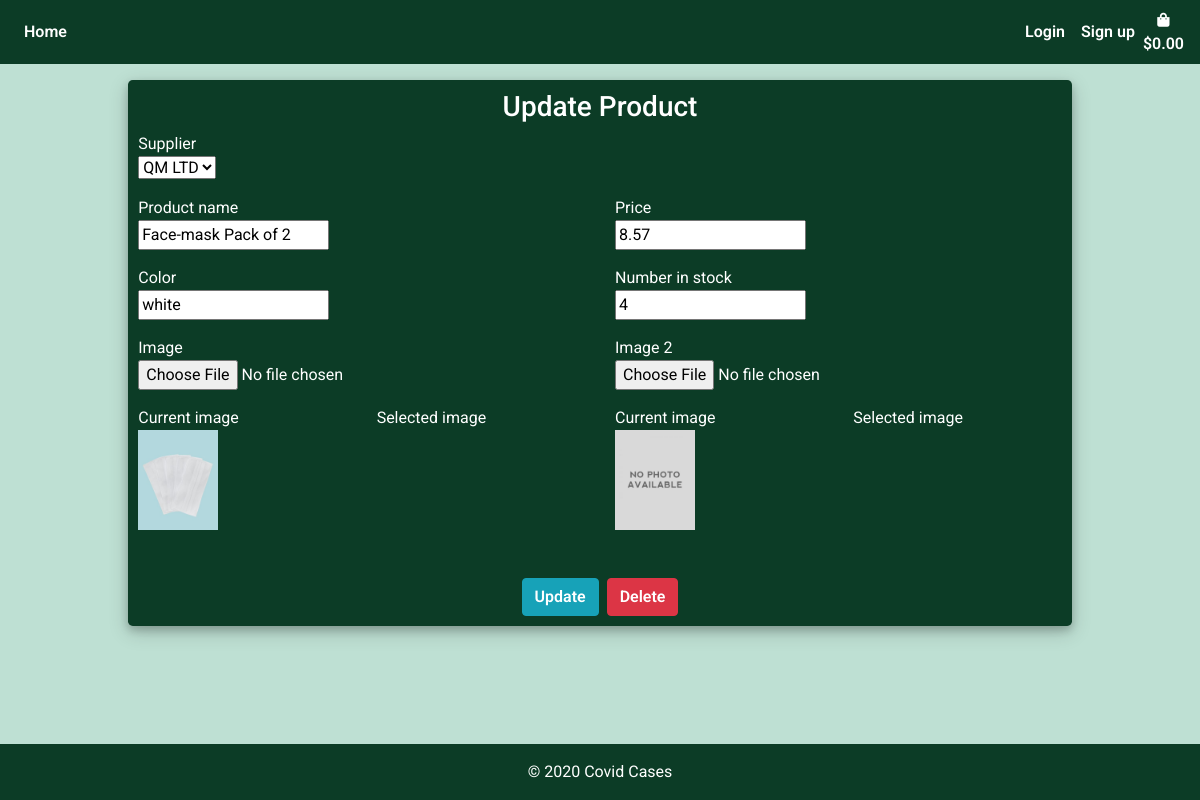
The page /update/9/ on the database as committed earlier.
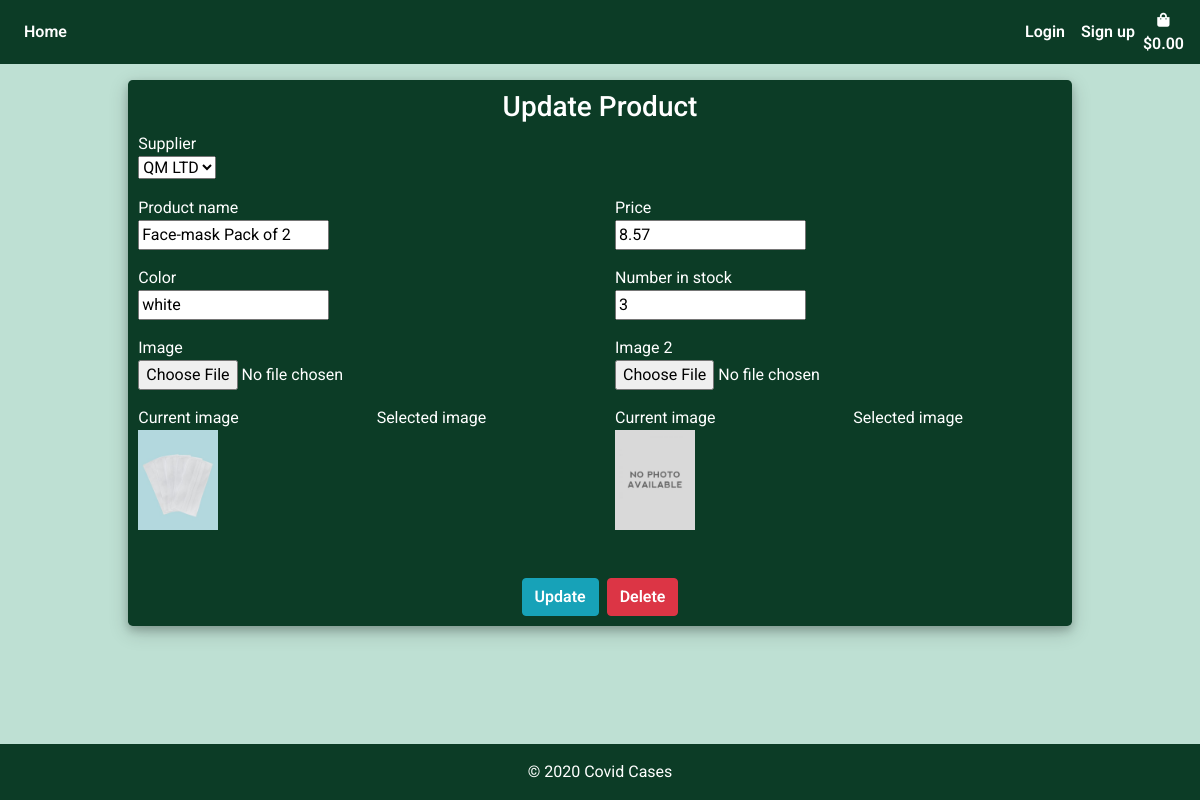
The same page on the database as committed later.
### products/models.py (models this page shows, shortened)
class Product(models.Model):
    product_name = models.CharField(max_length=settings.CONST_PROFILE_ATTR)
    color = models.CharField(max_length=settings.CONST_PROFILE_ATTR)
    price = models.DecimalField(max_digits=6, decimal_places=2)
    image = ResizedImageField(size=[400, 500], crop=['middle', 'center'],quality=100, upload_to='', default='noimage.jpeg')
    image_2 = ResizedImageField(size=[400, 500], crop=['middle', 'center'],quality=100, upload_to='', default='noimage.jpeg', null=True)
    number_in_stock = models.IntegerField(null=True , editable=True, default=0)
    is_active = models.BooleanField(default=True, null=True)
    created_by = models.CharField(max_length=settings.CONST_PROFILE_ATTR, null=True)
    created_date = models.TimeField(auto_now_add=True, null=True)
    supplier = models.ForeignKey(Supplier, on_delete=models.CASCADE, null=True)
    is_deleted = models.BooleanField(default=False, null=True)

### products/views.py (the view)
# urls.py: path('update/<int:id>/', views.update_product, name="update_product"),
def update_product(request, id):
    product = Product.objects.get(id=id)
    if request.method == "POST":
        form = ProductForm(request.POST, request.FILES, instance=product)
        if form.is_valid():
            form.save()
            return redirect(reverse("products"))
    else:
        form = ProductForm(request.POST or None, instance=product)
    context = {
        "form": form,
        "product": product,
    }
    return render(request, "products/products_form.html", context)

### products/forms.py
class ProductForm(forms.ModelForm):
    image = forms.ImageField(required=False, widget=forms.FileInput)
    image_2 = forms.ImageField(required=False, widget=forms.FileInput)
    supplier = forms.ModelChoiceField(queryset=Supplier.objects.all(), label='Supplier', widget=forms.Select)
    class Meta:
        model = Product
        fields = ["product_name", "color",
        "price","image", "image_2", "number_in_stock", "supplier"]
    def __init__(self, *args, **kwargs):
        super(ProductForm, self).__init__(*args, **kwargs)
        for fieldname in ["product_name", "color",
        "price","image", "image_2", "number_in_stock", "supplier"]:
            self.fields[fieldname].helper = FormHelper()

### products/models.py (called while the page is built)
    def __str__(self):
        return self.supplier_name

### products/templates/products/products_form.html (shortened to what this page needs)
{% extends 'base.html'%}
{% load static %}
{% load crispy_forms_tags %}
{% block content %}
    <div class="container h-100 mt-3">
		<div class="justify-content-center h-100">
			<div class="product_card">
				<div class="justify-content-center">
					{% if product %}
                        <h3 class="text-center">Update Product</h3>
                    {% else %}
                        <h3 class="text-center">Add Product</h3>
                    {% endif %}
				</div>
				<div class="justify-content-center form_container">
					<form class="form-group mx-auto" method="POST" action="" enctype="multipart/form-data">
                            <div class="row">
                                <div class="col-md-6 mb-3">
                                    {{ form.supplier.label }}
                                    <br>
                                    {{ form.supplier }}
                                </div>
                            </div>
                            <div class="row">
                                <div class="col-md-6 mb-3">
                                    {{ form.product_name.label }}
                                    <br>
                                    {{ form.product_name }}
                                </div>
                                <div class="col-md-6 mb-3">
                                    {{ form.price.label }}
                                    <br>
                                    {{ form.price }}
                                </div>
                            </div>
                            <div class="row">
                                <div class="col-md-6 mb-3">
                                    {{ form.color.label }}
                                    <br>
                                    {{ form.color }}
                                </div>
                                <div class="col-md-6 mb-3">
                                    {{ form.number_in_stock.label }}
                                    <br>
                                    {{ form.number_in_stock }}
                                </div>
                            </div>
                            <div class="row">
                                <div class="col-md-6 mb-3">
                                    {{ form.image.label }}
                                    <br>
                                    {{ form.image }}
                                </div>
                                <div class="col-md-6 mb-3">
                                    {{ form.image_2.label }}
                                    <br>
                                    {{ form.image_2 }}
                                </div>
                            </div>
                            <div class="row">
                                <div class="col-md-3 mb-3">
                                    <h8>Current image</h8>
                                    <br>
                                    <img class="img-fluid" style="height:6.25rem;" src="{{ form.instance.image.url }}" />
                                </div>
                                <div class="col-md-2  mb-3">
                                    <h8>Selected image</h8>
                                    <br>
                                </div>
                                <div class="col-md-3 mb-3 offset-md-1">
                                    <h8>Current image</h8>
                                    <br>
                                    <img class="img-fluid" style="height:6.25rem;" src="{{ form.instance.image_2.url }}" />
                                </div>
                                <div class="col-md-2 mb-3">
                                    <h8>Selected image</h8>
                                    <br>
                                </div>
                            </div>
                            <div class="row">
                            </div>
						</div>
                        <div class="d-flex justify-content-center mt-3 product_container">
                            {% if product %}
                                <button class="btn btn-info" type="submit">Update</button>
                                <a class="btn btn-danger ml-2" data-toggle="modal" data-target="#deleteProduct">Delete</a>
                            {% else %}
                                <button class="btn btn-success" type="submit">Add Product</button>
                            {% endif %}
                        </div>
				</div>
		</div>
	</div>
{% endblock %}

### templates/base.html (shortened to what this page needs)
{% load static %}
<!DOCTYPE html>
<html lang="en">
<head>
    {% block corecss %}
    <link rel="stylesheet" href="https://stackpath.bootstrapcdn.com/bootstrap/4.5.2/css/bootstrap.min.css"
>
    <link rel="stylesheet" href="https://use.fontawesome.com/releases/v5.6.1/css/all.css">
    <link rel="stylesheet" href="{% static 'css/base.css' %}">
    {% endblock %}
</head>
<body>
    <nav class="navbar navbar-expand-md navbar-light navbar-bg" style="height:100%;">
        <div class="collapse navbar-collapse" id="navbarCollapse">
            <div class="navbar-nav">
                <a href="{% url 'products' %}" class="nav-item nav-link active">Home</a>
            </div>
            <div class="navbar-nav ml-auto">
                {% if user.is_authenticated %}
                    <span class="nav-item hello-msg">Hello, {{ request.user.first_name }}</span>
                    <a href="{% url 'logout_user' %}" class="nav-item nav-link">Logout</a>
                {% else %}
                    <a href="{% url 'login_page' %}" class="nav-item nav-link">Login</a>
                    <a href="{% url 'sign_up' %}" class="nav-item nav-link">Sign up</a>
                {% endif%}
                <a class="d-none d-md-inline-block d-lg-inline-block d-xl-inline-block {% if grand_total %} font-weight-bold{% else %}text-black{% endif %} nav-link nav-item"
                        href="{% url 'view_bag' %}" style="padding:0;">
                        <div class="text-center ">
                            <div><i class="fas fa-shopping-bag fa-sm"></i></div>
                            <p class="mt-0 px-0" style="margin:0;">
                                {% if request.session.grand_total %}
                                    ${{ request.session.grand_total |floatformat:2 }}
                                {% else %}
                                    $0.00
                                {% endif %}
                            </p>
                        </div>
                    </a>
            </div>
        </div>
    </nav>
    {% block content %}
    {% endblock%}
    <footer class="page-footer font-small fixed-bottom">
        <div class="footer-copyright text-center py-3">
            © 2020 <span>Covid Cases</span>
        </div>
    </footer>
</body>
</html>

### static/css/base.css (style rules this page uses)
body { background-color: #bee0d3; color: #0C3C26; font-family: 'Roboto', sans-serif; margin: 0; padding: 0; padding-bottom: 3.75rem; margin: 0 0 2.5rem; }
html { position: relative; min-height: 100%; }
.navbar-bg { background-color: #0C3C26; }
a { color: #fff; }
.btn { font-weight: 600; }
.navbar-light .navbar-nav .nav-link.active { color: #fff; font-weight: 600; }
.navbar-light .navbar-nav .nav-link { color: #fff; font-weight: 600; margin: auto; }
.page-footer { background: #0C3C26; width: 100%; color: #fff; position: absolute; }
a { color: #fff; font-weight: 600; }
.login_container, .product_container, .purchase_container { padding: 0 2rem; }
.product_card { background: #0C3C26; color: #fff; width: 85%; margin-top: 2%; margin: auto; justify-content: center; padding: 0.625rem; box-shadow: 0 0.25rem 0.5rem 0 rgba(0, 0, 0, 0.2), 0 0.375rem 1.25rem 0 rgba(0, 0, 0, 0.19); border-radius: 0.3rem; }

Rows that differ between the two databases and show on the page:
changed Product "QM LTD": number_in_stock "4" → "3"
